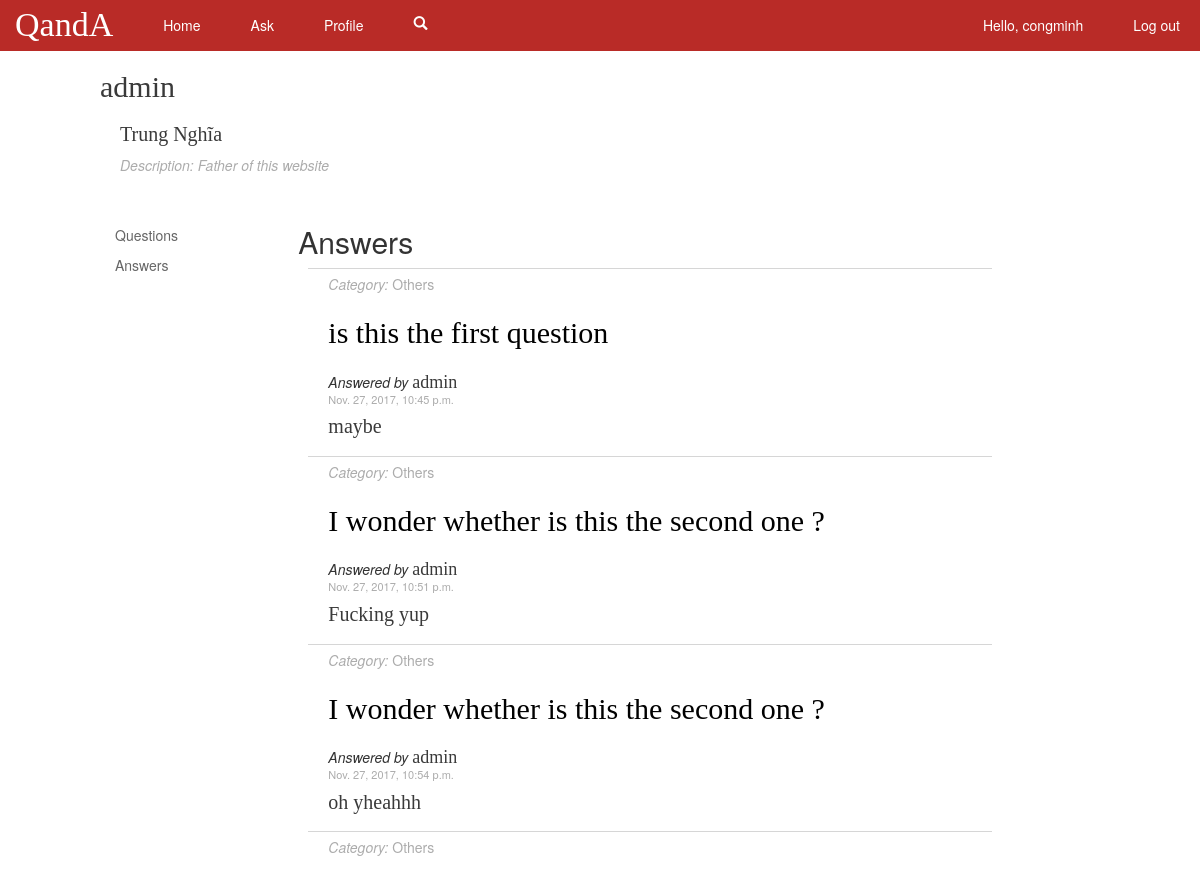
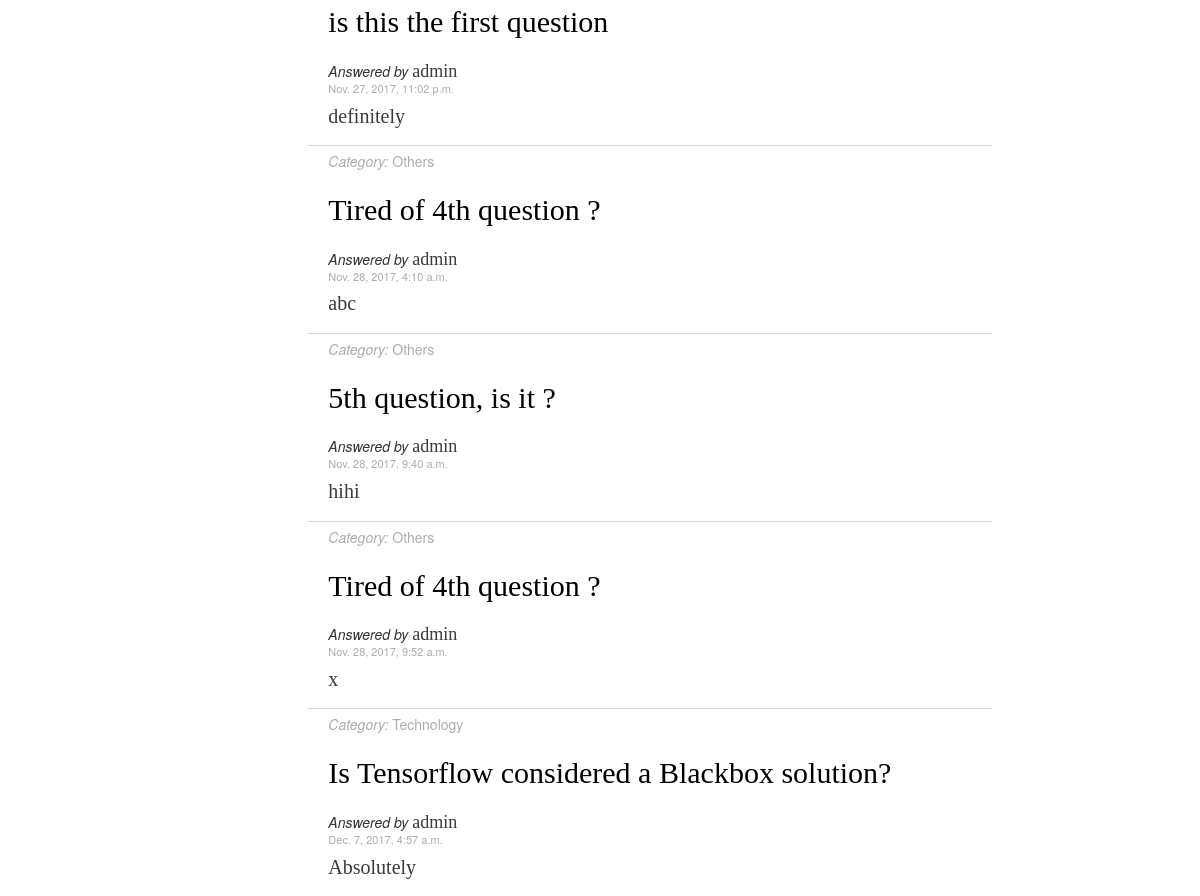
Page /profile/1/answers/ (signed in) on the committed database (2 pictures, top to bottom).
### polls/models.py (models this page shows, shortened)
class Profile(models.Model):
	user = models.OneToOneField(User, on_delete=models.CASCADE)
	description = models.TextField(max_length=500, blank=True)
	name = models.CharField(max_length=50, blank=True)

class Question(models.Model):
	content = models.CharField(max_length=200)
	category = models.CharField(max_length=30, null=True)
	time = models.DateTimeField('date asked')
	user = models.ForeignKey(User, on_delete=models.CASCADE, related_name="creator")
	followers = models.ManyToManyField(User, related_name="followers")

### polls/views.py (the view)
# urls.py: url(r'^profile/(?P<user_id>[0-9]+)/answers/$', views.user_answers, name='useranswers'),
@login_required
def user_answers(request, user_id):
	answers = Answer.objects.values('content', 'time', 'user__username', 'question__content', 'question__id', 'user__id', 'question__category').filter(user__id = user_id)
	user = User.objects.get(id = user_id)
	context = {'answers': answers, 'user_id' : int(user_id), 'target_user' : user}
	return render(request, 'polls/user_answers.html', context)

### polls/templates/polls/user_answers.html
{% extends "polls/base_profile.html" %}
{% load static%}
{% block procontent %}
<div class="col-xs-8 test2">
	<h2>Answers</h2>
	{% include 'polls/answers.html' with answers=answers %}
</div>
{% endblock procontent %}

### polls/templates/polls/base_profile.html (shortened to what this page needs)
{% extends "polls/base.html" %}
{% load static%}
{% block content %}
		<div class="container-fluid" id="mainview">
			<div class="row" style="margin-bottom: 20px">
				<div class="profile-head col-xs-5">
					<h3 class="accent-text" style="font-size:30px"> {{ target_user.username }} </h3>
					<div class="user-details">
						<h3 class="accent-text" style="font-size:20px">
						{% if target_user.profile.name %}
							{{ target_user.profile.name }}
						{% else %}
							Unkown name
						{% endif %}
						</h3>
						<p><i>
							{% if target_user.profile.description %}
								Description: {{ target_user.profile.description }}
							{% else %}
								No description yet !
							{% endif %}
						</i></p>
					</div>
				</div>
			</div>
			<div class="profile-main" style="margin-top: 20px">
				<div class="col-xs-2 test1 left-panel" style="margin-top: 10px">
					<ul style="padding:0">
						<li class="pannel-item"><a href="{% url 'polls:profile' target_user.id %}" class="side-pannel-text">Questions</a></li>
						<li class="pannel-item"><a href="{% url 'polls:useranswers' target_user.id %}" class="side-pannel-text">Answers</a></li>
					</ul>
				</div>
				{% block procontent %}
				{% endblock procontent %}
				</div>
			</div>
{% endblock content %}

### polls/templates/polls/base.html (shortened to what this page needs)
{% load static %}
<html>
	<head>
		<link rel="stylesheet" type="text/css" href="{% static './polls/style.css' %}" />
		<link rel="stylesheet" href="https://maxcdn.bootstrapcdn.com/bootstrap/3.3.7/css/bootstrap.min.css">
	</head>
	<body>
		<nav class="row navbar navbar-fixed-top" id="header">
		  <div class="container-fluid">
		    <div class="navbar-header">
		      	<a class="navbar-brand" href="#" id="mytitle">QandA</a>
		    </div>
		    <ul class="nav navbar-nav navbar-left">
				<li><a href="/">Home</a></li>
				{% if user.is_authenticated %}
					<li><a data-toggle="modal" href="{% url 'polls:newquestion' %}" data-target="#modal" data-tooltip>Ask</a></li>
					<li><a href="{% url 'polls:profile' user.id %}">Profile</a></li>
					<li>
					<a onclick="toggle_visibility('search_bar');">
				      	<span class="glyphicon glyphicon-search"></span>
				    </a>
				    </li>
			    {% endif %}
		    </ul>
	    	<ul class="nav navbar-nav navbar-right">
				{% if user.is_authenticated %}
			    	<li><a>Hello, {{ user.username }}</a></li>
			    	<li><a href="{% url 'users:logout' %}">Log out</a></li>
			    {% else %}
			    	<li><a href="{% url 'users:login' %}">Log in</a></li>
			    	<li><a href="{% url 'users:register' %}">Register</a></li>
			    {% endif %}
		    </ul>
		  </div>
		</nav>
		{% block content %}
		{% endblock content %}
	</body>
</html>

### polls/templates/polls/answers.html
{% load static %}
{% for answer in answers %}
    <div class="content-wrapper">
        <div><a href="{% url 'polls:category' answer.question__category %}" class="category"><i>Category:</i> {{answer.question__category}}</a></div>
        <h2><a href="{% url 'polls:details' answer.question__id %}" class="question-text accent-text">{{answer.question__content}}</a></h2>
        <div style="margin-top:20px"><i>Answered by </i><a href="{% url 'polls:profile' answer.user__id %}" class="accent-text username">{{answer.user__username}}</a></div>
        <div class="time"> {{ answer.time }} </div>
        <p class="answer-text accent-text"> {{ answer.content }} </p>
    </div>
{% endfor %}

### polls/static/polls/style.css (style rules this page uses)
body { background-color: #fff; padding-left: 100px; }
#header { background-color: rgb(185, 43, 39); }
#mytitle { font-family: "Times New Roman", Georgia; font-size: 34px; color: #fff; }
#mainview { margin: 0px 0px 0px 0px; padding: 0px 0px 0px 0px; margin-top: 50px; }
#header a { color: #fff; margin: 0px 20px 0px 0px; }
.left-panel li { list-style: none; }
.category { color: #acacac; }
.user-details { color: #acacac; margin-left: 20px; }
.time { color: #acacac; font-size: 11px; }
.username { font-size: 18px; border-bottom: 1px solid transparent; display: inline-block; line-height: 0.85; }
.accent-text { font-family: "Times New Roman", Georgia; color: rgb(58, 58, 58); }
.answer-text { padding-top: 5px; font-size: 20px; }
.question-text { font-size: 30px; color: black; border-bottom: 1px solid transparent; display: inline; line-height: 1.25; text-shadow: 2px 2px white, 2px -2px white, -2px 2px white, -2px -2px white; }
.content-wrapper { background-color: #fff; margin: 0px 10px 0px 10px; padding: 5px 20px 5px 20px; border-top: solid 0.5px; border-color: rgb(214, 214, 214); }
.side-pannel-text { font-size: 14px; color: #666; text-decoration: none }
li.pannel-item { margin-top: 10px; }

### rows in the picture
Question: question__category "Others", question__content "is this the first question", user__username "admin", time "Nov. 27, 2017, 10:45 p.m.", content "maybe", time "Nov. 27, 2017, 11:02 p.m.", content "definitely"
Question: question__category "Others", question__content "I wonder whether is this the second one ?", user__username "admin", time "Nov. 27, 2017, 10:51 p.m.", content "Fucking yup", time "Nov. 27, 2017, 10:54 p.m.", content "oh yheahhh"
Question: question__category "Others", question__content "Tired of 4th question ?", user__username "admin", time "Nov. 28, 2017, 4:10 a.m.", content "abc", time "Nov. 28, 2017, 9:52 a.m.", content "x"
Question: question__category "Others", question__content "5th question, is it ?", user__username "admin", time "Nov. 28, 2017, 9:40 a.m.", content "hihi"
Question: question__category "Technology", question__content "Is Tensorflow considered a Blackbox solution?", user__username "admin", time "Dec. 7, 2017, 4:57 a.m.", content "Absolutely"

### other values in the picture
{{ user.username }} "congminh"
{{ target_user.username }} "admin"
{{ target_user.profile.name }} "Trung Nghĩa"
{{ target_user.profile.description }} "Father of this website"
